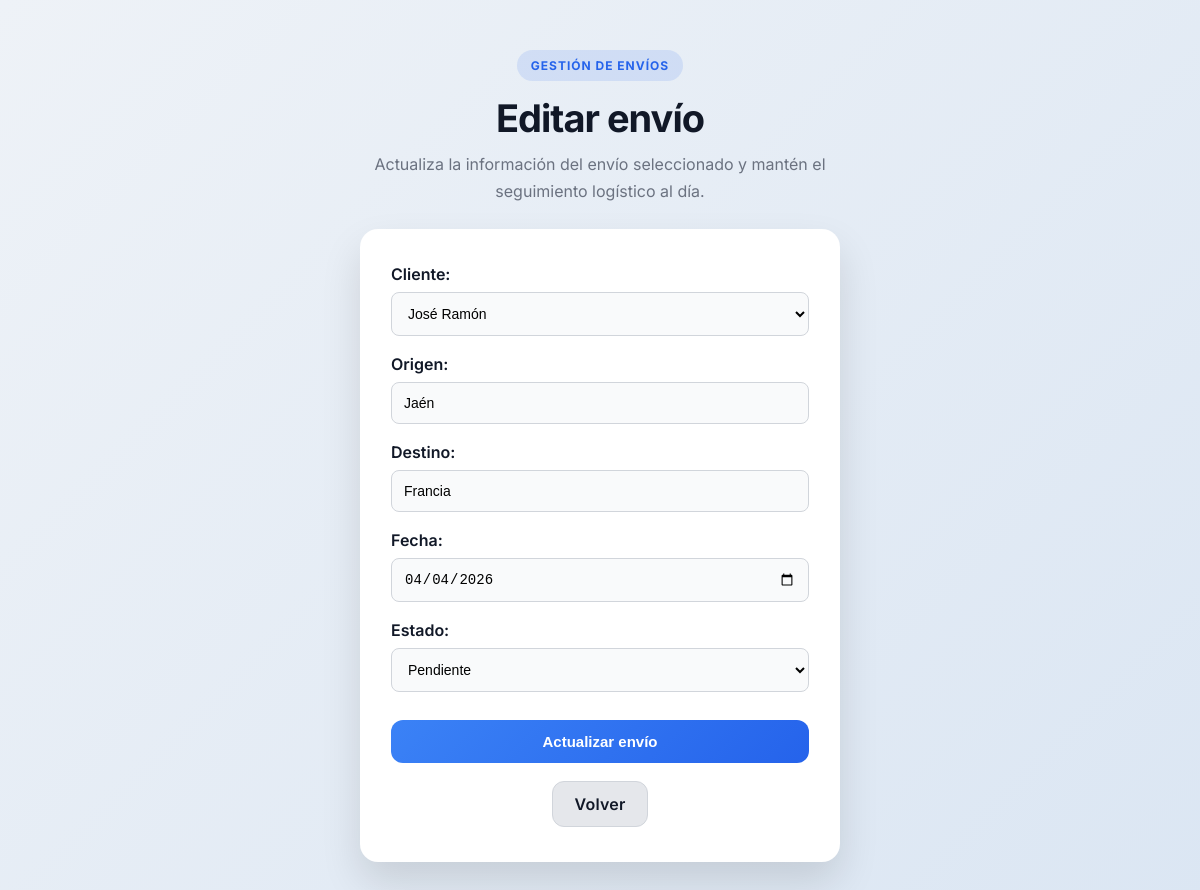
The app's page /admin/editar_envio.php?id=4 (signed in) with its own data.
### tables this page shows
CREATE TABLE `envios` (
  `id` int(11) NOT NULL,
  `referencia` varchar(50) NOT NULL,
  `cliente_id` int(11) NOT NULL,
  `destino` varchar(150) NOT NULL,
  `peso` decimal(10,2) DEFAULT NULL,
  `fecha_envio` date DEFAULT NULL,
  `observaciones` text DEFAULT NULL,
  `origen` varchar(255) DEFAULT NULL,
  `estado` varchar(50) DEFAULT NULL
);

CREATE TABLE `clientes` (
  `id` int(11) NOT NULL,
  `nombre` varchar(100) NOT NULL,
  `empresa` varchar(100) DEFAULT NULL,
  `telefono` varchar(20) DEFAULT NULL,
  `email` varchar(100) DEFAULT NULL,
  `direccion` varchar(255) DEFAULT NULL
);

### admin/editar_envio.php (the view, shortened to what this page needs)
<?php
require_once "../config/conexion.php";
$id = $_GET["id"];
$clientes = $conexion->query("SELECT id, nombre FROM clientes");
$sql = "SELECT * FROM envios WHERE id=?";
$stmt = $conexion->prepare($sql);
$stmt->bind_param("i", $id);
$stmt->execute();
$resultado = $stmt->get_result();
$envio = $resultado->fetch_assoc();
?>
<!DOCTYPE html>
<html lang="es">
<head>
    <link rel="stylesheet" href="../assets/css/estilos.css">
</head>
<body>
<div class="form-page">
    <div class="page-header">
        <div class="page-kicker">Gestión de envíos</div>
        <h1>Editar envío</h1>
        <p class="page-subtitle">Actualiza la información del envío seleccionado y mantén el seguimiento logístico al día.</p>
    </div>
    <div class="form-container">
        <form method="POST">
            <label>Cliente:</label>
            <select name="cliente_id" required>
                <?php while ($cliente = $clientes->fetch_assoc()) { ?>
                    <option value="<?php echo htmlspecialchars($cliente['id'], ENT_QUOTES, 'UTF-8'); ?>"
                        <?php if ($cliente['id'] == $envio['cliente_id']) echo "selected"; ?>>
                        <?php echo htmlspecialchars($cliente['nombre'], ENT_QUOTES, 'UTF-8'); ?>
                    </option>
                <?php } ?>
            </select>
            <label>Origen:</label>
            <input type="text" name="origen" value="<?php echo htmlspecialchars($envio['origen'], ENT_QUOTES, 'UTF-8'); ?>" required>
            <label>Destino:</label>
            <input type="text" name="destino" value="<?php echo htmlspecialchars($envio['destino'], ENT_QUOTES, 'UTF-8'); ?>" required>
            <label>Fecha:</label>
            <input type="date" name="fecha_envio" value="<?php echo htmlspecialchars($envio['fecha_envio'], ENT_QUOTES, 'UTF-8'); ?>" required>
            <label>Estado:</label>
            <select name="estado" required>
                <option value="Pendiente" <?php if ($envio['estado'] == 'Pendiente') echo 'selected'; ?>>Pendiente</option>
            </select>
            <div class="botones">
                <button type="submit">Actualizar envío</button>
            </div>
        </form>
        <div class="volver-wrap">
            <a class="btn btn-secundario" href="envios.php">Volver</a>
        </div>
    </div>
</div>
</body>
</html>

### assets/css/estilos.css (style rules this page uses)
* { box-sizing: border-box; }
body { font-family: 'Inter', Arial, sans-serif; background: linear-gradient(135deg, #eef2f7 0%, #dbe6f3 100%); margin: 0; padding: 0; }
h1 { text-align: center; margin-bottom: 30px; }
.btn { display: inline-block; margin: 8px; padding: 10px 18px; border-radius: 10px; text-decoration: none; background: linear-gradient(135deg, #2563eb, #1d4ed8); color: white; font-weight: 600; letter-spacing: 0.2px; transition: all 0.2s ease; }
.btn-secundario { background: #e5e7eb; color: #111827; border: 1px solid #d1d5db; }
.form-container { max-width: 420px; margin: 80px auto; background: white; padding: 40px 30px; border-radius: 16px; box-shadow: 0 20px 40px rgba(0,0,0,0.12); text-align: center; border: 1px solid rgba(255,255,255,0.35); transition: box-shadow 0.2s ease; }
label { font-weight: bold; }
input, select { width: 100%; padding: 12px; border: 1px solid #d1d5db; border-radius: 8px; margin-bottom: 18px; font-size: 14px; background: #f9fafb; transition: all 0.2s ease; }
input::placeholder { color: #9ca3af; }
button { width: 100%; padding: 12px; background: linear-gradient(135deg, #2563eb, #1d4ed8); border: none; border-radius: 8px; color: white; font-weight: 600; cursor: pointer; transition: all 0.2s ease; }
.page-subtitle, .dashboard-hero p, .clientes-hero p, .envios-hero p { max-width: 780px; }
.dashboard-wrapper, .clientes-wrapper, .envios-wrapper, .form-page { margin-top: 60px; margin-bottom: 60px; }
.btn { border-radius: 12px; padding: 12px 22px; }
.btn-secundario, .btn-danger { border-radius: 12px; }
.dashboard-hero p, .clientes-hero p, .envios-hero p, .page-subtitle { max-width: 700px; font-size: 16px; line-height: 1.8; }
.dashboard-hero h1, .clientes-hero h1, .envios-hero h1, .page-header h1 { letter-spacing: -1.2px; }
.info-box, .user-item, .chart-wrap, .panel, .stat-card, .form-container, .buscador-form { border: 1px solid rgba(255,255,255,0.45); }

### admin/editar_envio.php (style rules this page uses)
body { font-family: 'Inter', sans-serif; background: linear-gradient(135deg, #eef2f7 0%, #dbe6f3 100%); margin: 0; padding: 0; }
.form-page { max-width: 520px; margin: 50px auto; padding: 0 20px; }
.page-kicker { display: inline-block; background: rgba(37, 99, 235, 0.12); color: #2563eb; padding: 8px 14px; border-radius: 999px; font-size: 12px; font-weight: 700; letter-spacing: 1px; text-transform: uppercase; margin-bottom: 14px; }
.page-header { text-align: center; margin-bottom: 24px; }
.page-header h1 { margin: 0 0 10px; font-size: 38px; color: #111827; letter-spacing: -1px; }
.page-subtitle { text-align: center; color: #6b7280; margin: 0 auto; font-size: 16px; line-height: 1.7; max-width: 460px; }
.form-container { max-width: 100%; margin: 0; background: white; padding: 34px 30px; border-radius: 18px; box-shadow: 0 20px 40px rgba(0,0,0,0.12); text-align: left; }
label { display: block; font-weight: 600; color: #111827; margin-bottom: 8px; }
input, select { width: 100%; padding: 12px; border: 1px solid #d1d5db; border-radius: 8px; margin-bottom: 18px; font-size: 14px; background: #f9fafb; transition: all 0.2s ease; }
.botones { margin-top: 10px; text-align: center; }
button { width: 100%; padding: 13px; background: linear-gradient(135deg, #3b82f6, #2563eb); border: none; border-radius: 12px; color: white; font-weight: 600; font-size: 15px; cursor: pointer; transition: all 0.2s ease; }
.volver-wrap { text-align: center; margin-top: 18px; }
.volver-wrap .btn { margin: 0; }

### records on screen
envios: cliente_id "José Ramón", origen "Jaén", destino "Francia", fecha_envio "04/04/2026", estado "Pendiente"
